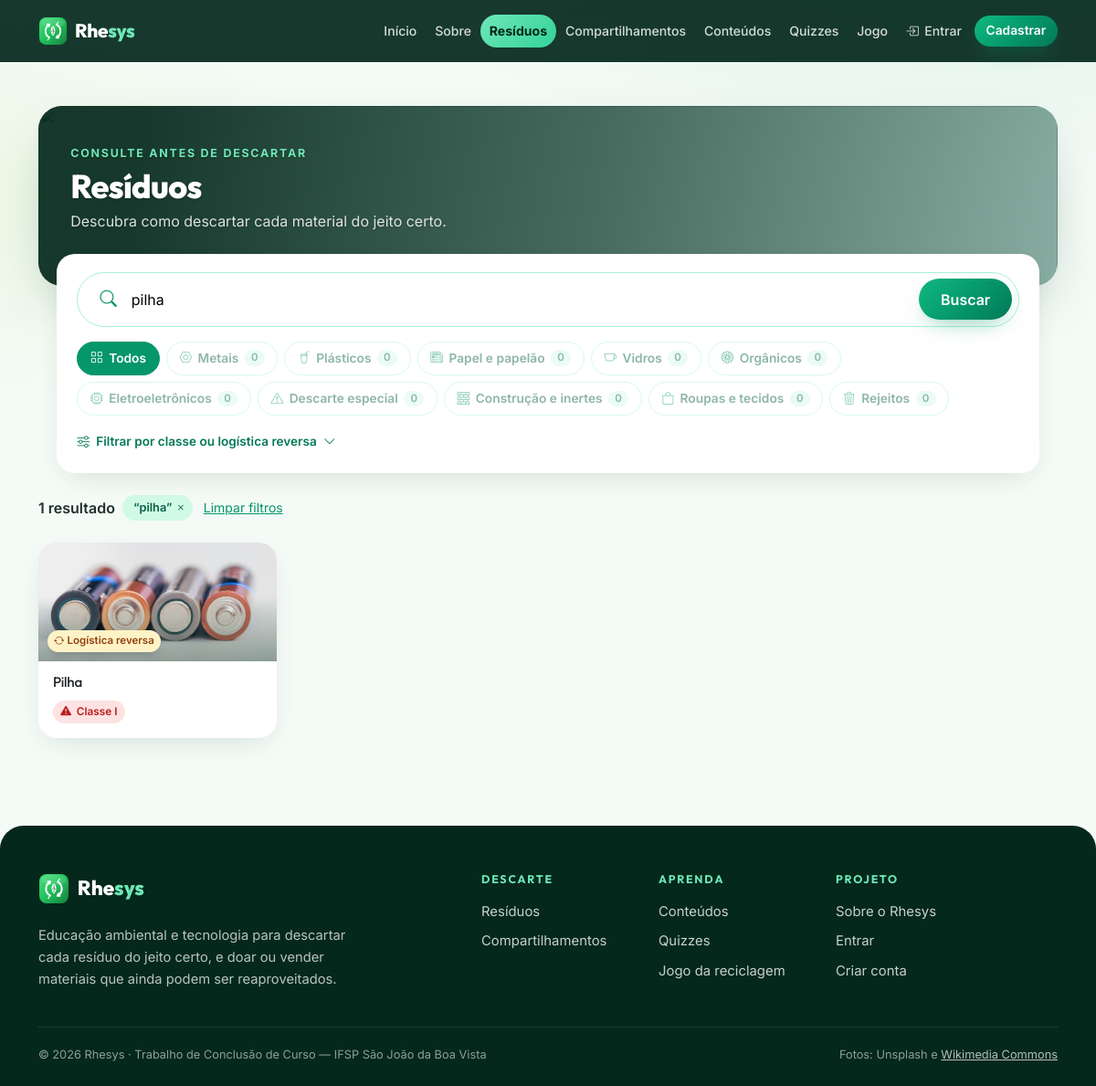
The app's page /pages/residuos.php?busca=pilha with its own data.
### tables this page shows
CREATE TABLE residuo (
    id_residuo INT AUTO_INCREMENT PRIMARY KEY,
    id_classificacao INT NOT NULL,
    nome VARCHAR(150) NOT NULL,
    descricao TEXT,
    forma_descarte TEXT,
    reciclagem TEXT,
    palavras_chave VARCHAR(1000),
    possui_logistica_reversa BOOLEAN NOT NULL DEFAULT FALSE,
     
     
    tipo_material VARCHAR(30) NULL,
    created_at DATETIME NOT NULL DEFAULT CURRENT_TIMESTAMP,
    INDEX idx_residuo_classificacao (id_classificacao),
    INDEX idx_residuo_tipo (tipo_material),
     
    UNIQUE KEY uq_residuo_nome (nome),
    CONSTRAINT fk_residuo_classificacao
        FOREIGN KEY (id_classificacao) REFERENCES classificacao(id_classificacao)
        ON DELETE RESTRICT ON UPDATE CASCADE
);

CREATE TABLE classificacao (
    id_classificacao INT AUTO_INCREMENT PRIMARY KEY,
    nome VARCHAR(100) NOT NULL,
    descricao TEXT
);

### pages/residuos.php (the view, shortened to what the rows shown need)
<?php
require_once __DIR__ . '/../config/conexao.php';
require_once __DIR__ . '/../config/residuos.php';
require_once __DIR__ . '/../config/busca.php';
    ?>
    <?php
$busca = trim((string) ($_GET['busca'] ?? ''));
$tipo_filtro = (string) ($_GET['tipo'] ?? '');
if (!isset(TIPOS_RESIDUO[$tipo_filtro])) $tipo_filtro = '';
$classe_filtro = (string) ($_GET['classe'] ?? '');
if (!in_array($classe_filtro, ['1', '2a', '2b'], true)) $classe_filtro = '';
$condicoes = ['r.nome <> :generico'];
$params = [':generico' => RESIDUO_GENERICO];
$stmt = $pdo->prepare(
    'SELECT r.*, c.nome AS classificacao_nome
     FROM residuo r
     INNER JOIN classificacao c ON r.id_classificacao = c.id_classificacao
     WHERE ' . implode(' AND ', $condicoes) . '
     ORDER BY r.nome'
);
foreach ($params as $chave => $valor) $stmt->bindValue($chave, $valor);
$stmt->execute();
$linhas = $stmt->fetchAll();
$busca_corrigida = null;
if ($busca !== '') {
    [$linhas, $busca_corrigida] = buscar_residuos($linhas, $busca);
}
$residuos = [];
foreach ($linhas as $linha) {
    $chave_tipo = (string) ($linha['tipo_material'] ?? '');
    $chave_classe = classe_residuo($linha['classificacao_nome'])['chave'];
    $passa_tipo = $tipo_filtro === '' || $chave_tipo === $tipo_filtro;
    $passa_classe = $classe_filtro === '' || $chave_classe === $classe_filtro;
    if ($passa_tipo && $passa_classe) $residuos[] = $linha;
}
$grupos = [];
if ($busca === '' && $tipo_filtro === '') {
    foreach ($residuos as $res) {
        $chave = isset(TIPOS_RESIDUO[$res['tipo_material'] ?? '']) ? $res['tipo_material'] : 'outros';
        $grupos[$chave][] = $res;
    }
    $ordem = array_flip(array_merge(array_keys(TIPOS_RESIDUO), ['outros']));
    uksort($grupos, fn($a, $b) => $ordem[$a] <=> $ordem[$b]);
} else {
    $grupos['_todos'] = $residuos;
}
function card_residuo(array $res, $extra = false)
{
    $classe = classe_residuo($res['classificacao_nome']);
    ?>
    <div class="col-6 col-md-4 col-xl-3<?php echo $extra ? ' card-extra' : ''; ?>">
        <a href="residuos.php?id=<?php echo (int) $res['id_residuo']; ?>" class="text-decoration-none text-dark d-block h-100">
            <article class="card card-residuo card-residuo-limpo">
                <div class="photo">
                    <img src="<?php echo imagem_residuo($res['nome'], $res['tipo_material'] ?? null, $res['classificacao_nome']); ?>" alt="" loading="lazy">
                    <?php if ($res['possui_logistica_reversa']): ?>
                        <span class="photo-tag" title="Sujeito à logística reversa (Lei 12.305/2010)"><i class="bi bi-arrow-repeat"></i><span class="d-none d-sm-inline"> Logística reversa</span></span>
                    <?php endif; ?>
                </div>
                <div class="card-body">
                    <h3 class="h6 card-title mb-2"><?php echo htmlspecialchars($res['nome']); ?></h3>
                    <span class="badge-classe badge-classe-sm <?php echo $classe['css']; ?>" title="<?php echo htmlspecialchars($res['classificacao_nome']); ?>"><i class="bi <?php echo $classe['icone']; ?>"></i> <?php echo htmlspecialchars($classe['curto']); ?></span>
                </div>
            </article>
        </a>
    </div>
    <?php
}
require __DIR__ . '/../includes/header.php';
?>
<section class="band band-compacta reveal">
    <h1 class="mt-1">Resíduos</h1>
</section>
<?php foreach ($grupos as $chave_grupo => $itens): if (!$itens) continue;
    $agrupado = $chave_grupo !== '_todos';
    $sobra = $agrupado ? max(0, count($itens) - CARDS_POR_GRUPO) : 0; ?>
    <section class="grupo-residuos mt-4" <?php if ($agrupado): ?>id="tipo-<?php echo htmlspecialchars($chave_grupo); ?>" aria-labelledby="titulo-grupo-<?php echo htmlspecialchars($chave_grupo); ?>"<?php endif; ?>>
        <div class="row g-3 g-md-4">
            <?php foreach ($itens as $i => $res) card_residuo($res, $agrupado && $i >= CARDS_POR_GRUPO); ?>
        </div>
    </section>
<?php endforeach; ?>
<?php require __DIR__ . '/../includes/footer.php'; ?>

### records on screen
residuo: possui_logistica_reversa 1 (drawn), nome "Pilha", id_classificacao.nome "Classe I"

### other values on screen
$item[0] "Início"
$item[0] "Sobre"
$item[0] "Resíduos"
$item[0] "Compartilhamentos"
$item[0] "Conteúdos"
$item[0] "Quizzes"
$item[0] "Jogo"
$tipo['rotulo'] "Metais"
$qtd_tipo "0"
$tipo['rotulo'] "Plásticos"
$tipo['rotulo'] "Papel e papelão"
$tipo['rotulo'] "Vidros"
$tipo['rotulo'] "Orgânicos"
$tipo['rotulo'] "Eletroeletrônicos"
$tipo['rotulo'] "Descarte especial"
